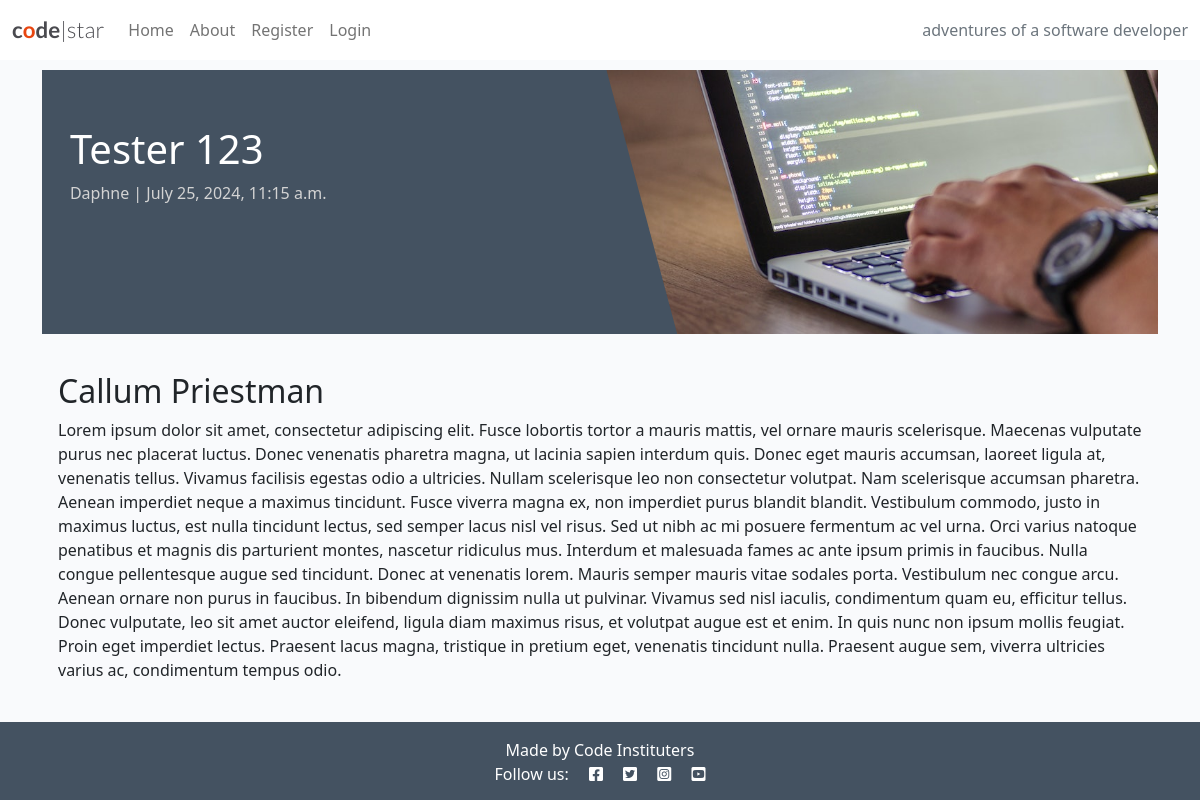
Page /tester-1-2-3/ on the committed database.
### blog/models.py (models this page shows, shortened)
class Post(models.Model):
    title = models.CharField(max_length=200, unique=True)
    slug = models.SlugField(max_length=200, unique=True)
    author = models.ForeignKey(
        User, on_delete=models.CASCADE, related_name="blog_posts"
    )
    content = models.TextField()
    created_on = models.DateTimeField(auto_now_add=True)
    status = models.IntegerField(choices=STATUS, default=0)
    excerpt = models.TextField(blank=True)
    updated_on = models.DateTimeField(auto_now=True)
    class Meta:
        ordering = ["-created_on"]

### blog/views.py (the view)
# urls.py: path('<slug:slug>/', views.post_detail, name='post_detail'),
def post_detail(request, slug):
    queryset = Post.objects.filter(status=1)
    post = get_object_or_404(queryset, slug=slug)
    return render(
        request,
        "blog/post_detail.html",
        {"post": post,
         "coder": "Callum Priestman"},
    )

### blog/templates/blog/post_detail.html
{% extends 'base.html' %} {% block content %}
{% load static %}
<div class="masthead">
    <div class="container">
        <div class="row g-0">
            <div class="col-md-6 masthead-text">
                <h1 class="post-title">{{ post.title }}</h1>
                <p class="post-subtitle">{{ post.author }} | {{ post.created_on }}</p>
            </div>
            <div class="d-none d-md-block col-md-6 masthead-image">
                <img src="{% static 'images/default.jpg' %}" class="scale" alt="placeholder">
            </div>
        </div>
    </div>
</div>
<div class="container">
    <div class="row">
        <div class="col card mb-4  mt-3 left  top">
            <div class="card-body">
                <h2>{{ coder }}</h2>
                <p class="card-text">
                    {{ post.content | safe }}
                </p>
            </div>
        </div>
    </div>
</div>
{% endblock content %}

### static/css/style.css (style rules this page uses)
body { background-color: #F9FAFC; }
.main-bg { background-color: #F9FAFC; }
.card { border: none; background-color: transparent; }
.scale { width: 100%; height: auto; }
.masthead { margin-top: 10px; overflow: hidden; position: relative; display: inline-block; height: 33vh; width: 100%; }
.masthead-text { background-color: #445261; color: white; position: relative; }
.masthead-image { position: relative; overflow: hidden; }
.masthead-image:after { content: ""; position: absolute; top: 0; right: 90%; height: 100%; width: 150%; background: #445261; -webkit-transform: skew(15deg); -moz-transform: skew(15deg); transform: skew(15deg); z-index: 100; }
.post-title { margin-top: 10%; margin-left: 5%; }
.post-subtitle { margin-left: 5%; color: lightgray; }

### rows in the picture
Post: title "Tester 123", author "Daphne", created_on "July 25, 2024, 11:15 a.m.", content "Lorem ipsum dolor sit amet, consectetur adipiscing elit. Fusce lobortis tortor a mauris mattis, vel ornare mauris scelerisque. Maecenas vulputate purus nec placerat luctus. Donec venenatis pharetra magna, ut lacinia sapien interdum quis. Donec eget mauris accumsan, laoreet ligula at, venenatis tellus. Vivamus facilisis egestas odio a ultricies. Nullam scelerisque leo non consectetur volutpat. Nam scelerisque accumsan pharetra. Aenean imperdiet neque a maximus tincidunt. Fusce viverra magna ex, non imperdiet purus blandit blandit. Vestibulum commodo, justo in maximus luctus, est nulla tincidunt lectus, sed semper lacus nisl vel risus. Sed ut nibh ac mi posuere fermentum ac vel urna. Orci…"

### other values in the picture
{{ coder }} "Callum Priestman"
